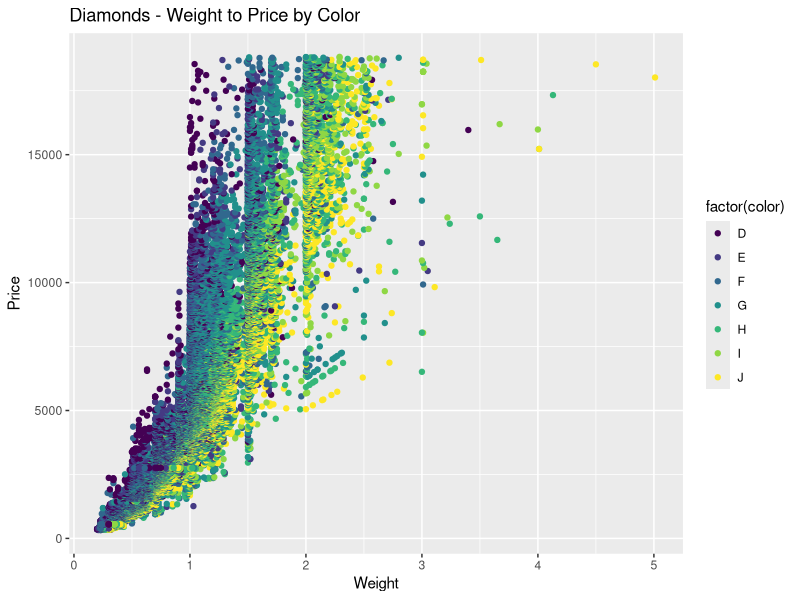
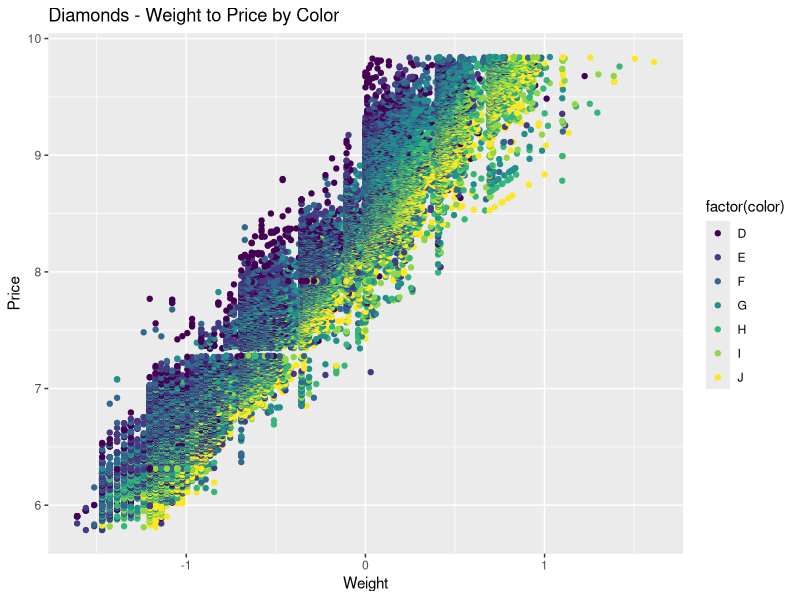
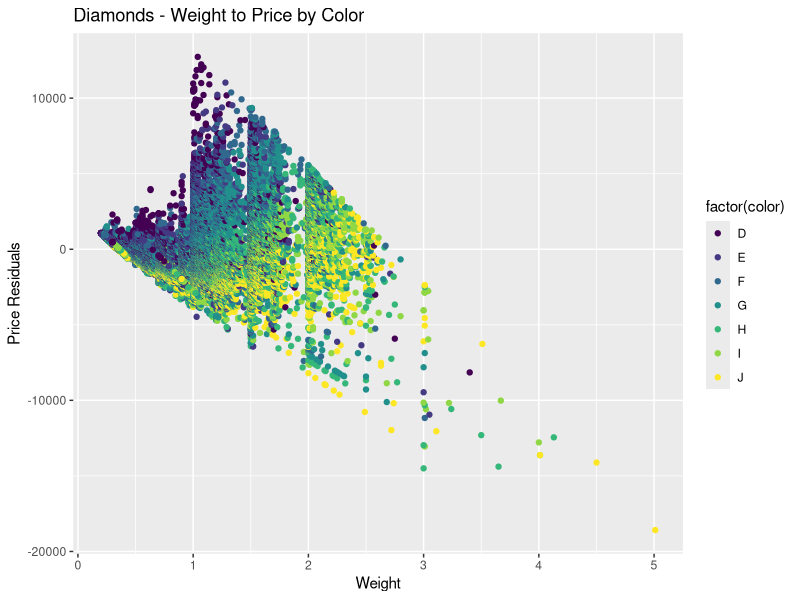

Write the R code that produced these figures, in order. (Note: this script raises an error after producing the figures.)
require("ggplot2")
require("grid")
data(diamonds)

#1 - create a plot to compare price and weight
plot1 <- ggplot(diamonds, aes(x=diamonds[[1]],y=diamonds[[7]]))
plot1 <- plot1 + labs(title="Diamonds - Weight to Price by Color")  +
  labs(x="Weight", y="Price") + 
  geom_point(aes(color = factor(color)))
print(plot1)

#2 same thing but with the natural log of each variable
logweight <- log(diamonds[[1]])
logprice <- log(diamonds[[7]])

loggraph <- ggplot(diamonds, aes(x=logweight,y=logprice))
loggraph <- loggraph + labs(title="Diamonds - Weight to Price by Color")  +
  labs(x="Weight", y="Price") + 
  geom_point(aes(color = factor(color)))
print(loggraph)


#3 create 3 different plots using the residuals of price and carat

linearmodel <- lm(price~carat, diamonds)
priceresid <- residuals(linearmodel)
residgraph <- ggplot(diamonds, aes(x=diamonds[[1]],y=priceresid))
residgraph <- residgraph  + labs(title="Diamonds - Weight to Price by Color") +
  labs(x="Weight", y ="Price Residuals") + geom_point(aes(color=factor(color)))
print(residgraph)


carathist <- diamonds[1]   #df of the first column
bin50 <- (max(diamonds[[1]])-min(diamonds[[1]]))/50  #width of histograms
hist2 <- ggplot(pricehist, aes(x=diamonds[[1]]))
hist2 <- hist2 +
  geom_histogram(colour = 'black',
                 fill = 'gray',binwidth=bin50) +
  labs(x=names(diamonds)[[1]])    #names method will print "carat" on x axis
print(hist2)

pricehist <- data.frame(priceresid)   #df of the residuals of price
bin50 <- (max(diamonds[[7]])-min(diamonds[[7]]))/50  #width of histograms
hist1 <- ggplot(pricehist, aes(x=diamonds[[7]]))
hist1 <- hist1 +
  geom_histogram(colour = 'black',
                 fill = 'gray',binwidth=bin50) +
  labs(x=names(diamonds)[[7]])    #names method will print "price" on x axis
print(hist1)





